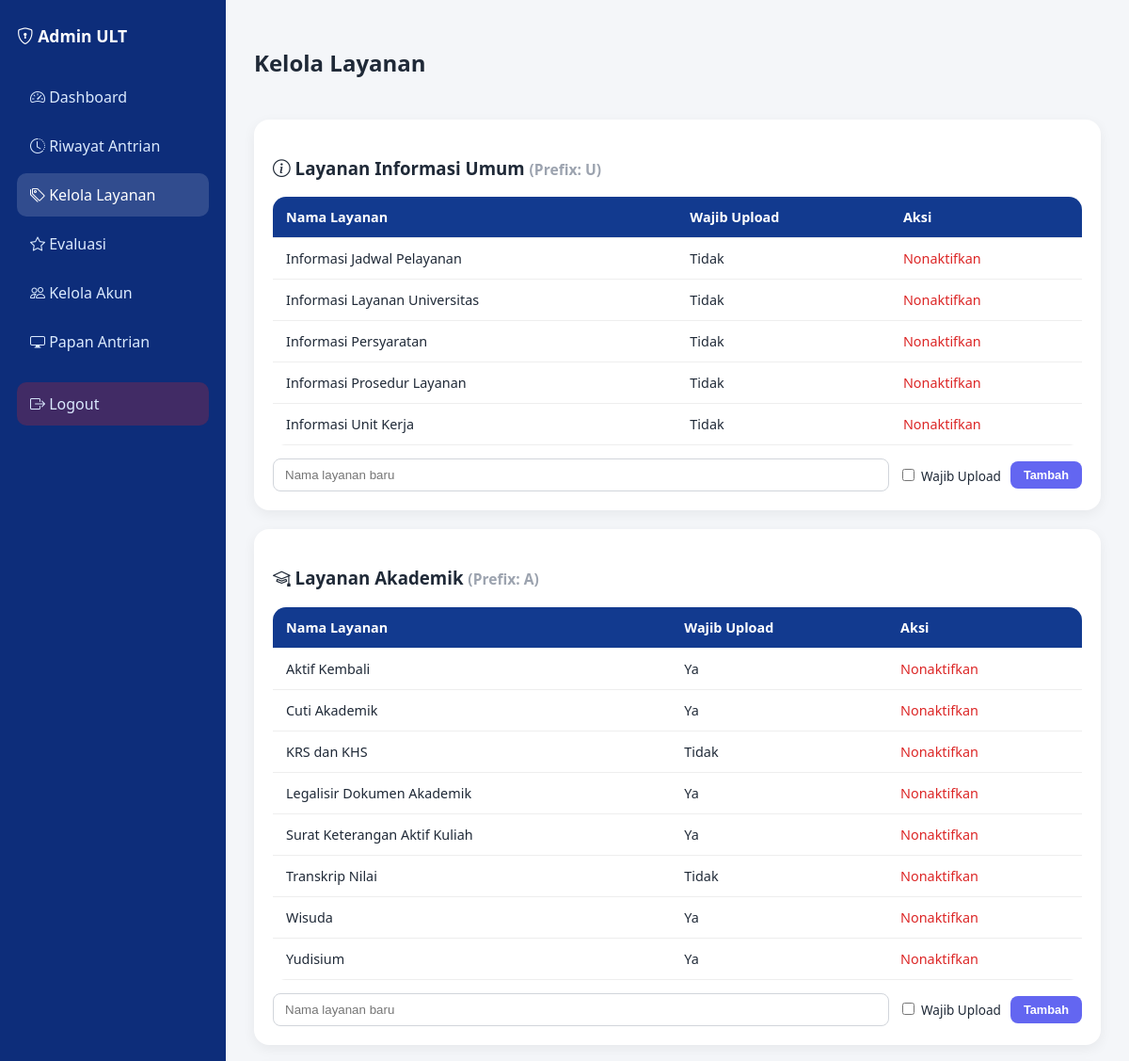
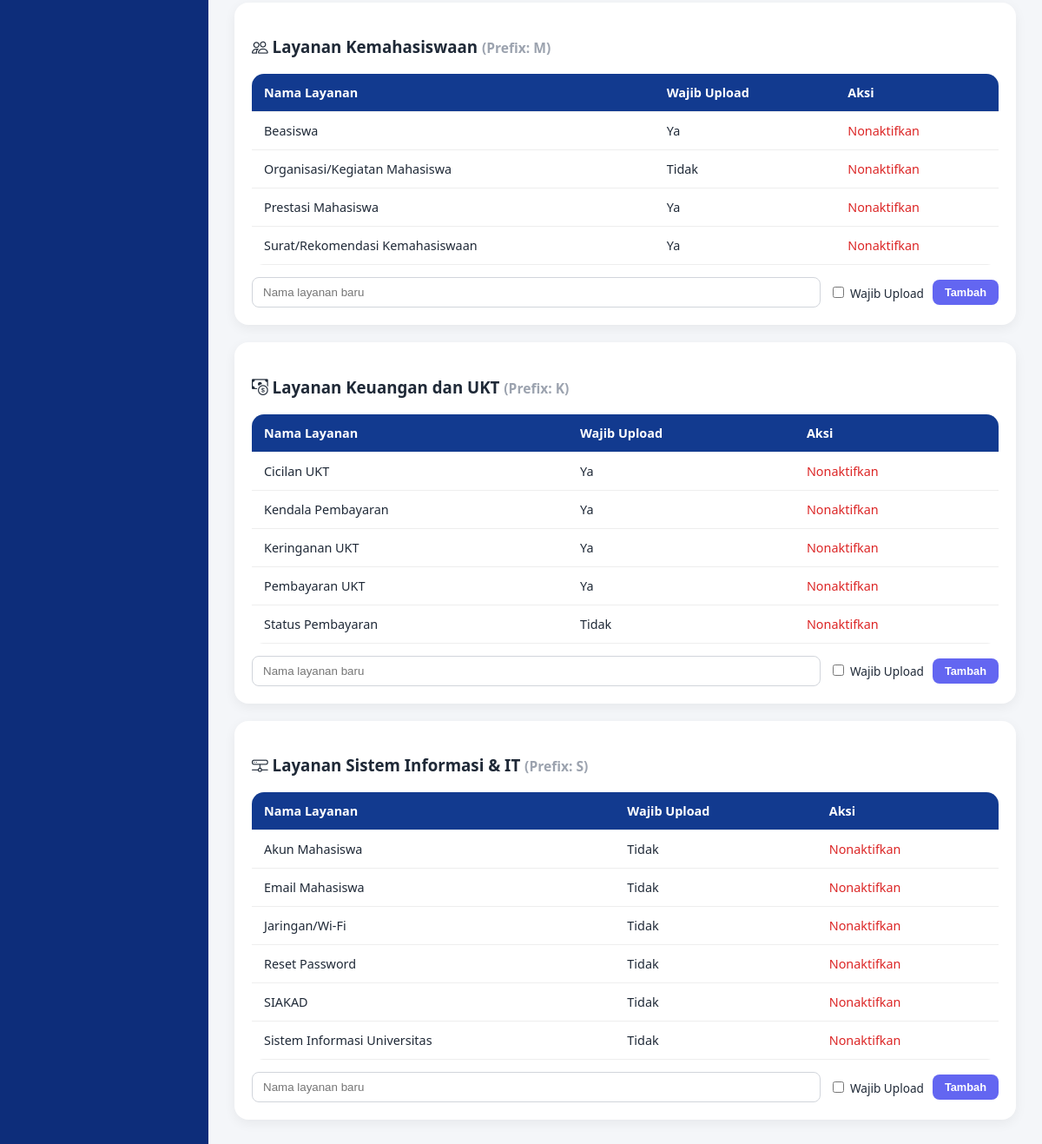
Page /admin/kategori.php (signed in) on the committed database (2 pictures, top to bottom).
### tables this page shows
CREATE TABLE kategori_layanan (
  id INT AUTO_INCREMENT PRIMARY KEY,
  kode_prefix VARCHAR(2) NOT NULL UNIQUE,    
  nama_kategori VARCHAR(100) NOT NULL,
  deskripsi VARCHAR(255) NULL,
  icon VARCHAR(50) DEFAULT 'bi-info-circle',
  is_active TINYINT(1) NOT NULL DEFAULT 1,
  urutan INT DEFAULT 0
);

CREATE TABLE sub_layanan (
  id INT AUTO_INCREMENT PRIMARY KEY,
  kategori_id INT NOT NULL,
  nama_layanan VARCHAR(150) NOT NULL,
  wajib_upload TINYINT(1) NOT NULL DEFAULT 0,  
  is_active TINYINT(1) NOT NULL DEFAULT 1,
  FOREIGN KEY (kategori_id) REFERENCES kategori_layanan(id) ON DELETE CASCADE
);

### includes/functions.php (called while the page is built, shortened)
<?php
function getKategoriList(PDO $pdo): array
{
    return $pdo->query("SELECT * FROM kategori_layanan WHERE is_active = 1 ORDER BY urutan ASC")->fetchAll();
}
function getSubLayananByKategori(PDO $pdo, int $kategoriId): array
{
    $stmt = $pdo->prepare("SELECT * FROM sub_layanan WHERE kategori_id = :kid AND is_active = 1 ORDER BY nama_layanan ASC");
    $stmt->execute(['kid' => $kategoriId]);
    return $stmt->fetchAll();
}
function e(?string $str): string
{
    return htmlspecialchars($str ?? '', ENT_QUOTES, 'UTF-8');
}

### admin/kategori.php (the view, shortened to what this page needs)
<?php
require_once __DIR__ . '/../includes/functions.php';
$pdo = getDB();
$kategoriList = getKategoriList($pdo);
?>
<!DOCTYPE html>
<html lang="id">
<head>
<link rel="stylesheet" href="https://cdn.jsdelivr.net/npm/bootstrap-icons@1.11.3/font/bootstrap-icons.css">
<link rel="stylesheet" href="<?= BASE_URL ?>/assets/css/style.css">
</head>
<body>
<div class="admin-shell">
  <?php include __DIR__ . '/_sidebar.php'; ?>
  <div class="admin-main">
    <div class="admin-topbar"><h2>Kelola Layanan</h2></div>
    <?php foreach ($kategoriList as $kategori): ?>
      <?php $subs = getSubLayananByKategori($pdo, (int)$kategori['id']); ?>
      <div class="mini-card" style="margin-bottom:20px;">
        <h3><i class="bi <?= e($kategori['icon']) ?>"></i> <?= e($kategori['nama_kategori']) ?> <small style="color:#9ca3af;">(Prefix: <?= e($kategori['kode_prefix']) ?>)</small></h3>
        <table class="data-table" style="margin:14px 0;">
          <thead><tr><th>Nama Layanan</th><th>Wajib Upload</th><th>Aksi</th></tr></thead>
          <tbody>
            <?php foreach ($subs as $s): ?>
            <tr>
              <td><?= e($s['nama_layanan']) ?></td>
              <td><?= $s['wajib_upload'] ? 'Ya' : 'Tidak' ?></td>
              <td><a href="?hapus_sub=<?= $s['id'] ?>" onclick="return confirm('Nonaktifkan layanan ini?');" style="color:#dc2626;">Nonaktifkan</a></td>
            </tr>
            <?php endforeach; ?>
          </tbody>
        </table>
        <form method="POST" style="display:flex; gap:10px; align-items:center; flex-wrap:wrap;">
          <input type="text" name="nama_layanan" placeholder="Nama layanan baru" required style="padding:9px 12px; border-radius:8px; border:1px solid #d1d5db; flex:1; min-width:200px;">
          <label style="font-size:.85rem;"><input type="checkbox" name="wajib_upload"> Wajib Upload</label>
          <button type="submit" name="tambah_sub" value="1" class="btn-sm btn-panggil">Tambah</button>
        </form>
      </div>
    <?php endforeach; ?>
  </div>
</div>
</body>
</html>

### assets/css/style.css (style rules this page uses)
:root { --navy-dark: #0d2d7a; --navy: #123a8f; --blue-cyan: #38bdf8; --indigo: #6366f1; --indigo-light: #7c7ff2; --text-dark: #1f2937; --bg-light: #f4f6f9; --radius-lg: 22px; --shadow-hard: 6px 6px 0px rgba(0,0,0,0.85); }
* { box-sizing: border-box; }
body { margin: 0; font-family: 'Poppins', 'Segoe UI', Arial, sans-serif; background: var(--bg-light); color: var(--text-dark); }
a { text-decoration: none; color: inherit; }
.admin-shell { display: flex; min-height: 100vh; }
.admin-main { flex: 1; padding: 30px; background: var(--bg-light); }
.admin-topbar { display: flex; justify-content: space-between; align-items: center; margin-bottom: 24px; }
.mini-card { background: #fff; border-radius: 16px; padding: 20px; box-shadow: 0 4px 14px rgba(0,0,0,0.06); }
table.data-table { width: 100%; border-collapse: collapse; background: #fff; border-radius: 14px; overflow: hidden; }
table.data-table th, table.data-table td { padding: 12px 14px; text-align: left; border-bottom: 1px solid #eee; font-size: .9rem; }
table.data-table th { background: var(--navy); color: #fff; }
.btn-sm { padding: 7px 14px; border-radius: 8px; border: none; font-weight: 600; font-size: .8rem; cursor: pointer; color: #fff; }
.btn-panggil { background: var(--indigo); }

### rows in the picture
kategori_layanan: nama_kategori "Layanan Informasi Umum", kode_prefix "U"
sub_layanan: nama_layanan "Informasi Jadwal Pelayanan", wajib_upload "Tidak"
sub_layanan: nama_layanan "Informasi Layanan Universitas", wajib_upload "Tidak"
sub_layanan: nama_layanan "Informasi Persyaratan", wajib_upload "Tidak"
sub_layanan: nama_layanan "Informasi Prosedur Layanan", wajib_upload "Tidak"
sub_layanan: nama_layanan "Informasi Unit Kerja", wajib_upload "Tidak"
kategori_layanan: nama_kategori "Layanan Akademik", kode_prefix "A"
sub_layanan: nama_layanan "Aktif Kembali", wajib_upload "Ya"
sub_layanan: nama_layanan "Cuti Akademik", wajib_upload "Ya"
sub_layanan: nama_layanan "KRS dan KHS", wajib_upload "Tidak"
sub_layanan: nama_layanan "Legalisir Dokumen Akademik", wajib_upload "Ya"
sub_layanan: nama_layanan "Surat Keterangan Aktif Kuliah", wajib_upload "Ya"
sub_layanan: nama_layanan "Transkrip Nilai", wajib_upload "Tidak"
sub_layanan: nama_layanan "Wisuda", wajib_upload "Ya"
sub_layanan: nama_layanan "Yudisium", wajib_upload "Ya"
kategori_layanan: nama_kategori "Layanan Kemahasiswaan", kode_prefix "M"
sub_layanan: nama_layanan "Beasiswa", wajib_upload "Ya"
sub_layanan: nama_layanan "Organisasi/Kegiatan Mahasiswa", wajib_upload "Tidak"
sub_layanan: nama_layanan "Prestasi Mahasiswa", wajib_upload "Ya"
sub_layanan: nama_layanan "Surat/Rekomendasi Kemahasiswaan", wajib_upload "Ya"
kategori_layanan: nama_kategori "Layanan Keuangan dan UKT", kode_prefix "K"
sub_layanan: nama_layanan "Cicilan UKT", wajib_upload "Ya"
sub_layanan: nama_layanan "Kendala Pembayaran", wajib_upload "Ya"
sub_layanan: nama_layanan "Keringanan UKT", wajib_upload "Ya"
sub_layanan: nama_layanan "Pembayaran UKT", wajib_upload "Ya"
sub_layanan: nama_layanan "Status Pembayaran", wajib_upload "Tidak"
kategori_layanan: nama_kategori "Layanan Sistem Informasi & IT", kode_prefix "S"
sub_layanan: nama_layanan "Akun Mahasiswa", wajib_upload "Tidak"
sub_layanan: nama_layanan "Email Mahasiswa", wajib_upload "Tidak"
sub_layanan: nama_layanan "Jaringan/Wi-Fi", wajib_upload "Tidak"
sub_layanan: nama_layanan "Reset Password", wajib_upload "Tidak"
sub_layanan: nama_layanan "SIAKAD", wajib_upload "Tidak"
sub_layanan: nama_layanan "Sistem Informasi Universitas", wajib_upload "Tidak"
